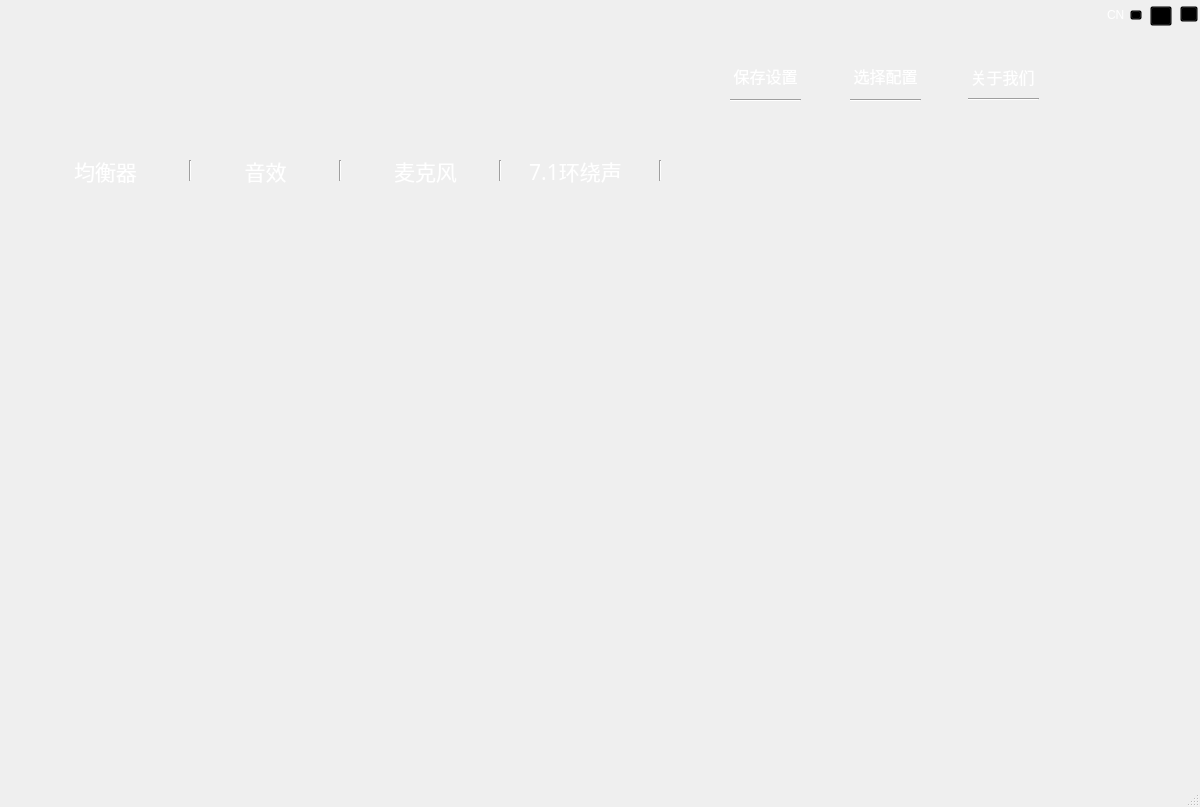
<?xml version="1.0" encoding="UTF-8"?>
<ui version="4.0">
 <class>MainWindow</class>
 <widget class="QMainWindow" name="MainWindow">
  <property name="geometry">
   <rect>
    <x>0</x>
    <y>0</y>
    <width>1200</width>
    <height>807</height>
   </rect>
  </property>
  <property name="sizePolicy">
   <sizepolicy hsizetype="Expanding" vsizetype="Expanding">
    <horstretch>0</horstretch>
    <verstretch>0</verstretch>
   </sizepolicy>
  </property>
  <property name="minimumSize">
   <size>
    <width>0</width>
    <height>0</height>
   </size>
  </property>
  <property name="maximumSize">
   <size>
    <width>1200</width>
    <height>807</height>
   </size>
  </property>
  <property name="windowTitle">
   <string>MainWindow</string>
  </property>
  <property name="windowOpacity">
   <double>1.000000000000000</double>
  </property>
  <property name="autoFillBackground">
   <bool>false</bool>
  </property>
  <property name="styleSheet">
   <string notr="true"/>
  </property>
  <property name="animated">
   <bool>true</bool>
  </property>
  <widget class="QWidget" name="centralwidget">
   <widget class="QStackedWidget" name="stackedWidget">
    <property name="geometry">
     <rect>
      <x>10</x>
      <y>230</y>
      <width>1131</width>
      <height>521</height>
     </rect>
    </property>
    <property name="styleSheet">
     <string notr="true">background:transparent;</string>
    </property>
    <property name="currentIndex">
     <number>1</number>
    </property>
    <widget class="QWidget" name="page"/>
    <widget class="QWidget" name="page_2"/>
   </widget>
   <widget class="QLabel" name="logoPicture">
    <property name="geometry">
     <rect>
      <x>70</x>
      <y>60</y>
      <width>291</width>
      <height>41</height>
     </rect>
    </property>
    <property name="styleSheet">
     <string notr="true">color: rgb(255, 255, 255);</string>
    </property>
    <property name="text">
     <string/>
    </property>
   </widget>
   <widget class="QPushButton" name="equlizerPageButton">
    <property name="geometry">
     <rect>
      <x>30</x>
      <y>130</y>
      <width>151</width>
      <height>81</height>
     </rect>
    </property>
    <property name="font">
     <font>
      <family>Bahnschrift Condensed</family>
      <pointsize>16</pointsize>
     </font>
    </property>
    <property name="styleSheet">
     <string notr="true">
QPushButton{border:0px; color:white;background:transparent;}
QPushButton:hover{color:red;}
QPushButton:checked{color:red;}</string>
    </property>
    <property name="text">
     <string>均衡器</string>
    </property>
    <property name="iconSize">
     <size>
      <width>32</width>
      <height>32</height>
     </size>
    </property>
    <property name="checkable">
     <bool>true</bool>
    </property>
    <property name="checked">
     <bool>false</bool>
    </property>
    <property name="autoRepeat">
     <bool>false</bool>
    </property>
    <property name="autoExclusive">
     <bool>false</bool>
    </property>
    <property name="flat">
     <bool>true</bool>
    </property>
   </widget>
   <widget class="Line" name="line">
    <property name="geometry">
     <rect>
      <x>180</x>
      <y>160</y>
      <width>20</width>
      <height>21</height>
     </rect>
    </property>
    <property name="orientation">
     <enum>Qt::Vertical</enum>
    </property>
   </widget>
   <widget class="QPushButton" name="effectPageButton">
    <property name="geometry">
     <rect>
      <x>190</x>
      <y>130</y>
      <width>151</width>
      <height>81</height>
     </rect>
    </property>
    <property name="font">
     <font>
      <family>Bahnschrift Condensed</family>
      <pointsize>16</pointsize>
     </font>
    </property>
    <property name="styleSheet">
     <string notr="true">
QPushButton{border:0px; color:white;background:transparent;}
QPushButton:hover{color:red;}
QPushButton:checked{color:red;}</string>
    </property>
    <property name="text">
     <string>音效</string>
    </property>
    <property name="iconSize">
     <size>
      <width>32</width>
      <height>32</height>
     </size>
    </property>
    <property name="checkable">
     <bool>true</bool>
    </property>
    <property name="checked">
     <bool>false</bool>
    </property>
    <property name="autoRepeat">
     <bool>false</bool>
    </property>
    <property name="autoExclusive">
     <bool>false</bool>
    </property>
    <property name="flat">
     <bool>true</bool>
    </property>
   </widget>
   <widget class="QPushButton" name="microphonePageButton">
    <property name="geometry">
     <rect>
      <x>350</x>
      <y>130</y>
      <width>151</width>
      <height>81</height>
     </rect>
    </property>
    <property name="font">
     <font>
      <family>Bahnschrift Condensed</family>
      <pointsize>16</pointsize>
     </font>
    </property>
    <property name="styleSheet">
     <string notr="true">
QPushButton{border:0px; color:white;background:transparent;}
QPushButton:hover{color:red;}
QPushButton:checked{color:red;}</string>
    </property>
    <property name="text">
     <string>麦克风</string>
    </property>
    <property name="iconSize">
     <size>
      <width>32</width>
      <height>32</height>
     </size>
    </property>
    <property name="checkable">
     <bool>true</bool>
    </property>
    <property name="checked">
     <bool>false</bool>
    </property>
    <property name="autoRepeat">
     <bool>false</bool>
    </property>
    <property name="autoExclusive">
     <bool>false</bool>
    </property>
    <property name="flat">
     <bool>true</bool>
    </property>
   </widget>
   <widget class="QPushButton" name="surroundSoundButton">
    <property name="geometry">
     <rect>
      <x>500</x>
      <y>130</y>
      <width>151</width>
      <height>81</height>
     </rect>
    </property>
    <property name="font">
     <font>
      <family>Bahnschrift Condensed</family>
      <pointsize>16</pointsize>
     </font>
    </property>
    <property name="styleSheet">
     <string notr="true">
QPushButton{border:0px; color:white;background:transparent;}
QPushButton:hover{color:red;}
QPushButton:checked{color:red;}</string>
    </property>
    <property name="text">
     <string>7.1环绕声</string>
    </property>
    <property name="iconSize">
     <size>
      <width>32</width>
      <height>32</height>
     </size>
    </property>
    <property name="checkable">
     <bool>true</bool>
    </property>
    <property name="checked">
     <bool>false</bool>
    </property>
    <property name="autoRepeat">
     <bool>false</bool>
    </property>
    <property name="autoExclusive">
     <bool>false</bool>
    </property>
    <property name="flat">
     <bool>true</bool>
    </property>
   </widget>
   <widget class="Line" name="line_5">
    <property name="geometry">
     <rect>
      <x>650</x>
      <y>160</y>
      <width>20</width>
      <height>21</height>
     </rect>
    </property>
    <property name="orientation">
     <enum>Qt::Vertical</enum>
    </property>
   </widget>
   <widget class="Line" name="line_4">
    <property name="geometry">
     <rect>
      <x>490</x>
      <y>160</y>
      <width>20</width>
      <height>21</height>
     </rect>
    </property>
    <property name="orientation">
     <enum>Qt::Vertical</enum>
    </property>
   </widget>
   <widget class="Line" name="line_3">
    <property name="geometry">
     <rect>
      <x>330</x>
      <y>160</y>
      <width>20</width>
      <height>21</height>
     </rect>
    </property>
    <property name="orientation">
     <enum>Qt::Vertical</enum>
    </property>
   </widget>
   <widget class="QPushButton" name="saveConfigButton">
    <property name="geometry">
     <rect>
      <x>710</x>
      <y>50</y>
      <width>111</width>
      <height>51</height>
     </rect>
    </property>
    <property name="font">
     <font>
      <family>Bahnschrift Condensed</family>
      <pointsize>12</pointsize>
     </font>
    </property>
    <property name="styleSheet">
     <string notr="true">
QPushButton{border:0px; color:white;background:transparent;}
QPushButton:hover{color:red;}
QPushButton:checked{color:red;}</string>
    </property>
    <property name="text">
     <string>保存设置</string>
    </property>
    <property name="iconSize">
     <size>
      <width>32</width>
      <height>32</height>
     </size>
    </property>
    <property name="checkable">
     <bool>true</bool>
    </property>
    <property name="checked">
     <bool>false</bool>
    </property>
    <property name="autoRepeat">
     <bool>false</bool>
    </property>
    <property name="autoExclusive">
     <bool>false</bool>
    </property>
    <property name="flat">
     <bool>true</bool>
    </property>
   </widget>
   <widget class="QPushButton" name="selectConfigButton">
    <property name="geometry">
     <rect>
      <x>830</x>
      <y>50</y>
      <width>111</width>
      <height>51</height>
     </rect>
    </property>
    <property name="font">
     <font>
      <family>Bahnschrift Condensed</family>
      <pointsize>12</pointsize>
     </font>
    </property>
    <property name="styleSheet">
     <string notr="true">
QPushButton{border:0px; color:white;background:transparent;}
QPushButton:hover{color:red;}
QPushButton:checked{color:red;}</string>
    </property>
    <property name="text">
     <string>选择配置</string>
    </property>
    <property name="iconSize">
     <size>
      <width>32</width>
      <height>32</height>
     </size>
    </property>
    <property name="checkable">
     <bool>true</bool>
    </property>
    <property name="checked">
     <bool>false</bool>
    </property>
    <property name="autoRepeat">
     <bool>false</bool>
    </property>
    <property name="autoExclusive">
     <bool>false</bool>
    </property>
    <property name="flat">
     <bool>true</bool>
    </property>
   </widget>
   <widget class="Line" name="line_2">
    <property name="geometry">
     <rect>
      <x>730</x>
      <y>90</y>
      <width>71</width>
      <height>20</height>
     </rect>
    </property>
    <property name="orientation">
     <enum>Qt::Horizontal</enum>
    </property>
   </widget>
   <widget class="Line" name="line_6">
    <property name="geometry">
     <rect>
      <x>850</x>
      <y>90</y>
      <width>71</width>
      <height>20</height>
     </rect>
    </property>
    <property name="orientation">
     <enum>Qt::Horizontal</enum>
    </property>
   </widget>
   <widget class="QLabel" name="statusPicture">
    <property name="geometry">
     <rect>
      <x>1070</x>
      <y>70</y>
      <width>32</width>
      <height>32</height>
     </rect>
    </property>
    <property name="text">
     <string/>
    </property>
   </widget>
   <widget class="QLabel" name="languageText">
    <property name="geometry">
     <rect>
      <x>1107</x>
      <y>4</y>
      <width>21</width>
      <height>21</height>
     </rect>
    </property>
    <property name="styleSheet">
     <string notr="true">color: rgb(255, 255, 255);</string>
    </property>
    <property name="text">
     <string>CN</string>
    </property>
   </widget>
   <widget class="QPushButton" name="minimumButton">
    <property name="geometry">
     <rect>
      <x>1150</x>
      <y>6</y>
      <width>22</width>
      <height>20</height>
     </rect>
    </property>
    <property name="focusPolicy">
     <enum>Qt::NoFocus</enum>
    </property>
    <property name="styleSheet">
     <string notr="true">background-color: transparent;</string>
    </property>
    <property name="text">
     <string/>
    </property>
    <property name="iconSize">
     <size>
      <width>22</width>
      <height>20</height>
     </size>
    </property>
    <property name="flat">
     <bool>false</bool>
    </property>
   </widget>
   <widget class="QPushButton" name="closeButton">
    <property name="geometry">
     <rect>
      <x>1180</x>
      <y>6</y>
      <width>18</width>
      <height>16</height>
     </rect>
    </property>
    <property name="focusPolicy">
     <enum>Qt::NoFocus</enum>
    </property>
    <property name="styleSheet">
     <string notr="true">background-color: transparent;</string>
    </property>
    <property name="text">
     <string/>
    </property>
    <property name="iconSize">
     <size>
      <width>22</width>
      <height>20</height>
     </size>
    </property>
    <property name="flat">
     <bool>false</bool>
    </property>
   </widget>
   <widget class="QPushButton" name="languageButton">
    <property name="geometry">
     <rect>
      <x>1130</x>
      <y>10</y>
      <width>12</width>
      <height>10</height>
     </rect>
    </property>
    <property name="focusPolicy">
     <enum>Qt::NoFocus</enum>
    </property>
    <property name="layoutDirection">
     <enum>Qt::LeftToRight</enum>
    </property>
    <property name="styleSheet">
     <string notr="true">background-color: transparent;</string>
    </property>
    <property name="text">
     <string/>
    </property>
    <property name="iconSize">
     <size>
      <width>22</width>
      <height>20</height>
     </size>
    </property>
    <property name="flat">
     <bool>false</bool>
    </property>
   </widget>
   <widget class="QPushButton" name="aboutButton">
    <property name="geometry">
     <rect>
      <x>947</x>
      <y>51</y>
      <width>111</width>
      <height>51</height>
     </rect>
    </property>
    <property name="font">
     <font>
      <family>Bahnschrift Condensed</family>
      <pointsize>12</pointsize>
     </font>
    </property>
    <property name="styleSheet">
     <string notr="true">
QPushButton{border:0px; color:white;background:transparent;}
QPushButton:hover{color:red;}
QPushButton:checked{color:red;}</string>
    </property>
    <property name="text">
     <string>关于我们</string>
    </property>
    <property name="iconSize">
     <size>
      <width>32</width>
      <height>32</height>
     </size>
    </property>
    <property name="checkable">
     <bool>true</bool>
    </property>
    <property name="checked">
     <bool>false</bool>
    </property>
    <property name="autoRepeat">
     <bool>false</bool>
    </property>
    <property name="autoExclusive">
     <bool>false</bool>
    </property>
    <property name="flat">
     <bool>true</bool>
    </property>
   </widget>
   <widget class="Line" name="line_7">
    <property name="geometry">
     <rect>
      <x>968</x>
      <y>89</y>
      <width>71</width>
      <height>20</height>
     </rect>
    </property>
    <property name="orientation">
     <enum>Qt::Horizontal</enum>
    </property>
   </widget>
  </widget>
  <widget class="QStatusBar" name="statusbar">
   <property name="font">
    <font>
     <pointsize>12</pointsize>
    </font>
   </property>
   <property name="styleSheet">
    <string notr="true">color: rgb(255, 255, 255);</string>
   </property>
  </widget>
 </widget>
 <resources/>
 <connections/>
</ui>
